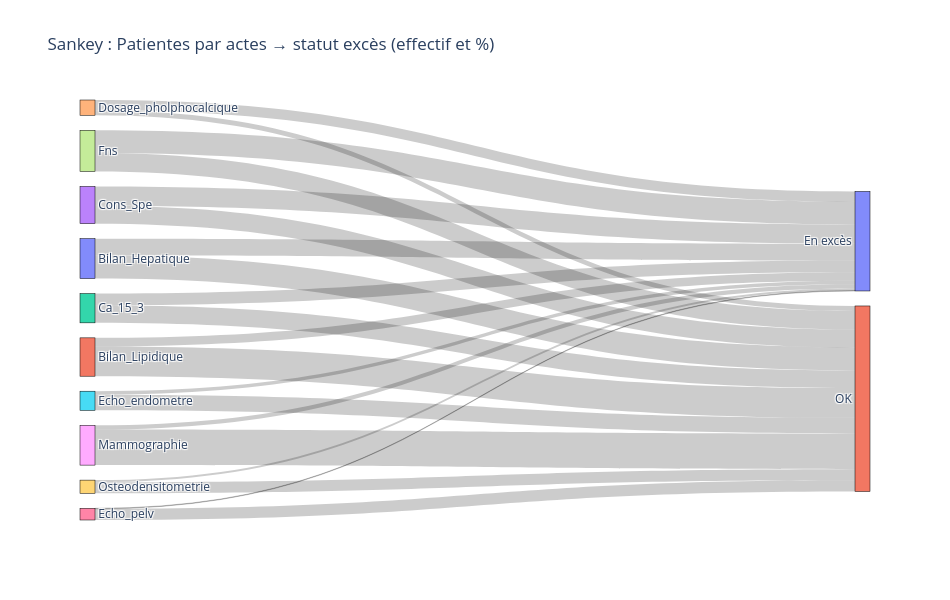

The notebook cell this image was saved under:
### Code cell
import plotly.graph_objects as go

df_long_realise = df_long[df_long["Nb_realisations"] > 0]
res = df_long_realise.groupby("Acte")["ID_PATIENT"].nunique()
print(res)

df_long_realise = df_long[df_long["Nb_realisations"] > 0]
df_sankey_exces = (
    df_long_realise.groupby(["Acte", "excès_str"])["ID_PATIENT"]
    .nunique()
    .reset_index(name="value")
)

# 2. Pourcentage sur le total (par acte)
df_sankey_exces["total_acte"] = df_sankey_exces.groupby("Acte")["value"].transform("sum")
df_sankey_exces["pct"] = 100 * df_sankey_exces["value"] / df_sankey_exces["total_acte"]

# 3. Construction du Sankey
labels = list(df_sankey_exces["Acte"].unique()) + list(df_sankey_exces["excès_str"].unique())
label_indices = {k: v for v, k in enumerate(labels)}

sources = df_sankey_exces['Acte'].map(label_indices)
targets = df_sankey_exces['excès_str'].map(label_indices)
values = df_sankey_exces["value"]

# Affichage du pourcentage sur chaque lien (tooltip)
custom_data = [f"{v} patientes ({p:.1f}%)" for v, p in zip(df_sankey_exces["value"], df_sankey_exces["pct"])]

fig = go.Figure(go.Sankey(
    node=dict(label=labels, pad=15, thickness=15, line=dict(color="black", width=0.5)),
    link=dict(
        source=sources,
        target=targets,
        value=values,
        customdata=custom_data,
        hovertemplate='De %{source.label} → %{target.label}<br>%{customdata}<extra></extra>'
    )
))
fig.update_layout(title="Sankey : Patientes par actes → statut excès (effectif et %)", font_size=12, width=950, height=600)
fig.show()

### Figure 1 — Plotly figure (JSON) as saved in the notebook; plotly's stock layout.template omitted (floating-point values rounded to 4 significant figures)
{"data": [{"link": {"customdata": ["367 patientes (42.3%)", "501 patientes (57.7%)", "187 patientes (22.4%)", "647 patientes (77.6%)", "253 patientes (39.7%)", "384 patientes (60.3%)", "418 patientes (51.7%)", "390 patientes (48.3%)", "222 patientes (66.9%)", "110 patientes (33.1%)", "77 patientes (18.5%)", "339 patientes (81.5%)", "11 patientes (4.3%)", "243 patientes (95.7%)", "495 patientes (55.2%)", "401 patientes (44.8%)", "89 patientes (10.3%)", "776 patientes (89.7%)", "45 patientes (15.7%)", "242 patientes (84.3%)"], "hovertemplate": "De %{source.label} → %{target.label}<br>%{customdata}<extra></extra>", "source": [0, 0, 1, 1, 2, 2, 3, 3, 4, 4, 5, 5, 6, 6, 7, 7, 8, 8, 9, 9], "target": [10, 11, 10, 11, 10, 11, 10, 11, 10, 11, 10, 11, 10, 11, 10, 11, 10, 11, 10, 11], "value": [367, 501, 187, 647, 253, 384, 418, 390, 222, 110, 77, 339, 11, 243, 495, 401, 89, 776, 45, 242]}, "node": {"label": ["Bilan_Hepatique", "Bilan_Lipidique", "Ca_15_3", "Cons_Spe", "Dosage_pholphocalcique", "Echo_endometre", "Echo_pelv", "Fns", "Mammographie", "Osteodensitometrie", "En excès", "OK"], "line": {"color": "black", "width": 0.5}, "pad": 15, "thickness": 15}, "type": "sankey"}], "layout": {"font": {"size": 12}, "height": 600, "title": {"text": "Sankey : Patientes par actes → statut excès (effectif et %)"}, "width": 950}}
